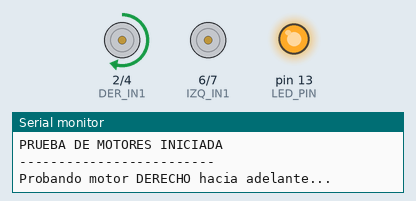
Bench run of a sketch on a simulated Arduino Uno, built with avr-gcc and run on an emulated ATmega328P. On the bench: motor-driver pin pairs drawn as motors (green arrow = first pin HIGH = forward, orange = second pin HIGH = backward, longer = more drive, scaled by the enable pin), output pins drawn as LEDs (lit = HIGH), the last lines printed to the serial monitor.

Above: at 1.1 s.
At 6.1 s:
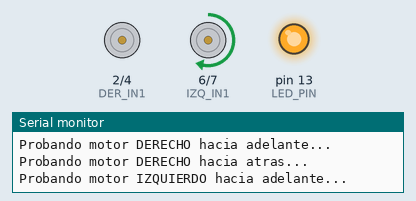
At 8.6 s:
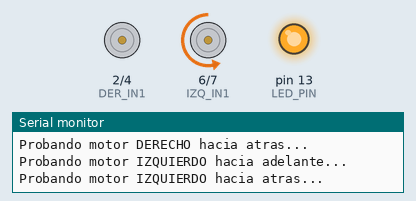
At 11.1 s:
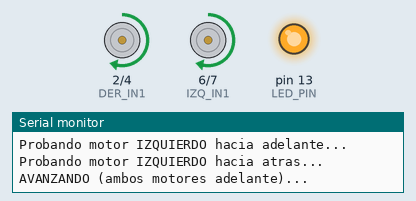
At 22.1 s:
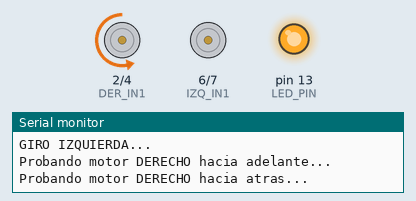
At 32.1 s:
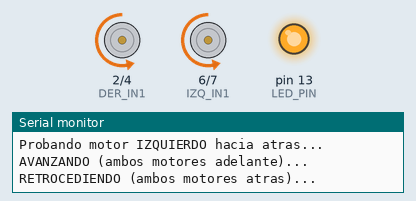
Timing chart, 0 to 39.5 s (numbered marks = the images above):
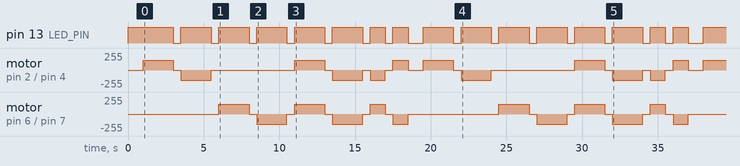

The sketch:

Prueba-Motores-Carrito.ino
```cpp
// Programa Simple de Prueba de Motores
// Para carritos robóticos con driver L298N
//  Para estudiantes principiantes de la UTEC

// Pines de control del motor DERECHO
const int DER_IN1 = 2;   // Dirección 1
const int DER_IN2 = 4;   // Dirección 2
const int DER_EN = 3;    // Control de velocidad (PWM)

// Pines de control del motor IZQUIERDO
const int IZQ_IN1 = 6;   // Dirección 1
const int IZQ_IN2 = 7;   // Dirección 2
const int IZQ_EN = 5;    // Control de velocidad (PWM)

// LED indicador
const int LED_PIN = 13;

// Velocidad de los motores (0-255)
const int VELOCIDAD = 150;  // Velocidad media

void setup() {
  // Configurar todos los pines como salidas
  pinMode(DER_IN1, OUTPUT);
  pinMode(DER_IN2, OUTPUT);
  pinMode(DER_EN, OUTPUT);
  pinMode(IZQ_IN1, OUTPUT);
  pinMode(IZQ_IN2, OUTPUT);
  pinMode(IZQ_EN, OUTPUT);
  pinMode(LED_PIN, OUTPUT);

  // Iniciar comunicación serial
  Serial.begin(9600);
  Serial.println("PRUEBA DE MOTORES INICIADA");
  Serial.println("-------------------------");

  // Encender LED para indicar inicio
  digitalWrite(LED_PIN, HIGH);
  delay(1000);
  digitalWrite(LED_PIN, LOW);
}

// Función para mover un motor individual
void moverMotor(int in1, int in2, int en, int direccion) {
  /*
   * direccion:
   *   1 = Adelante
   *  -1 = Atrás
   *   0 = Detenido
   */

  if (direccion == 1) {
    digitalWrite(in1, HIGH);
    digitalWrite(in2, LOW);
    analogWrite(en, VELOCIDAD);
  }
  else if (direccion == -1) {
    digitalWrite(in1, LOW);
    digitalWrite(in2, HIGH);
    analogWrite(en, VELOCIDAD);
  }
  else {
    digitalWrite(in1, LOW);
    digitalWrite(in2, LOW);
    analogWrite(en, 0);
  }
}

// Función para detener ambos motores
void detenerMotores() {
  moverMotor(DER_IN1, DER_IN2, DER_EN, 0);
  moverMotor(IZQ_IN1, IZQ_IN2, IZQ_EN, 0);
  digitalWrite(LED_PIN, LOW);
}

void loop() {
  Serial.println("\nProbando motor DERECHO hacia adelante...");
  digitalWrite(LED_PIN, HIGH);
  moverMotor(DER_IN1, DER_IN2, DER_EN, 1);
  delay(2000);
  detenerMotores();
  delay(500);

  Serial.println("Probando motor DERECHO hacia atras...");
  digitalWrite(LED_PIN, HIGH);
  moverMotor(DER_IN1, DER_IN2, DER_EN, -1);
  delay(2000);
  detenerMotores();
  delay(500);

  Serial.println("Probando motor IZQUIERDO hacia adelante...");
  digitalWrite(LED_PIN, HIGH);
  moverMotor(IZQ_IN1, IZQ_IN2, IZQ_EN, 1);
  delay(2000);
  detenerMotores();
  delay(500);

  Serial.println("Probando motor IZQUIERDO hacia atras...");
  digitalWrite(LED_PIN, HIGH);
  moverMotor(IZQ_IN1, IZQ_IN2, IZQ_EN, -1);
  delay(2000);
  detenerMotores();
  delay(500);

  Serial.println("AVANZANDO (ambos motores adelante)...");
  digitalWrite(LED_PIN, HIGH);
  moverMotor(DER_IN1, DER_IN2, DER_EN, 1);
  moverMotor(IZQ_IN1, IZQ_IN2, IZQ_EN, 1);
  delay(2000);
  detenerMotores();
  delay(500);

  Serial.println("RETROCEDIENDO (ambos motores atras)...");
  digitalWrite(LED_PIN, HIGH);
  moverMotor(DER_IN1, DER_IN2, DER_EN, -1);
  moverMotor(IZQ_IN1, IZQ_IN2, IZQ_EN, -1);
  delay(2000);
  detenerMotores();
  delay(500);

  Serial.println("GIRO DERECHA...");
  digitalWrite(LED_PIN, HIGH);
  moverMotor(DER_IN1, DER_IN2, DER_EN, -1);  // Derecha atrás
  moverMotor(IZQ_IN1, IZQ_IN2, IZQ_EN, 1);   // Izquierda adelante
  delay(1000);
  detenerMotores();
  delay(500);

  Serial.println("GIRO IZQUIERDA...");
  digitalWrite(LED_PIN, HIGH);
  moverMotor(DER_IN1, DER_IN2, DER_EN, 1);   // Derecha adelante
  moverMotor(IZQ_IN1, IZQ_IN2, IZQ_EN, -1);  // Izquierda atrás
  delay(1000);
  detenerMotores();
  delay(1000);
}
```

Measured:
- by itself, pin 13 (LED_PIN): HIGH → LOW at 3.0 s, → HIGH 0.50 s later, → LOW 2.0 s later, → HIGH 0.50 s later, … (32 changes in this stretch)
- by itself, motor on pin 2 (DER_IN1) / pin 4 (DER_IN2): stopped → forward 150/255 at 1.0 s, → stopped 2.0 s later, → backward 150/255 0.50 s later, → stopped 2.0 s later, … (25 changes in this stretch)
- by itself, motor on pin 6 (IZQ_IN1) / pin 7 (IZQ_IN2): stopped → forward 150/255 at 6.0 s, → stopped 2.0 s later, → backward 150/255 0.50 s later, → stopped 2.0 s later, … (24 changes in this stretch)
